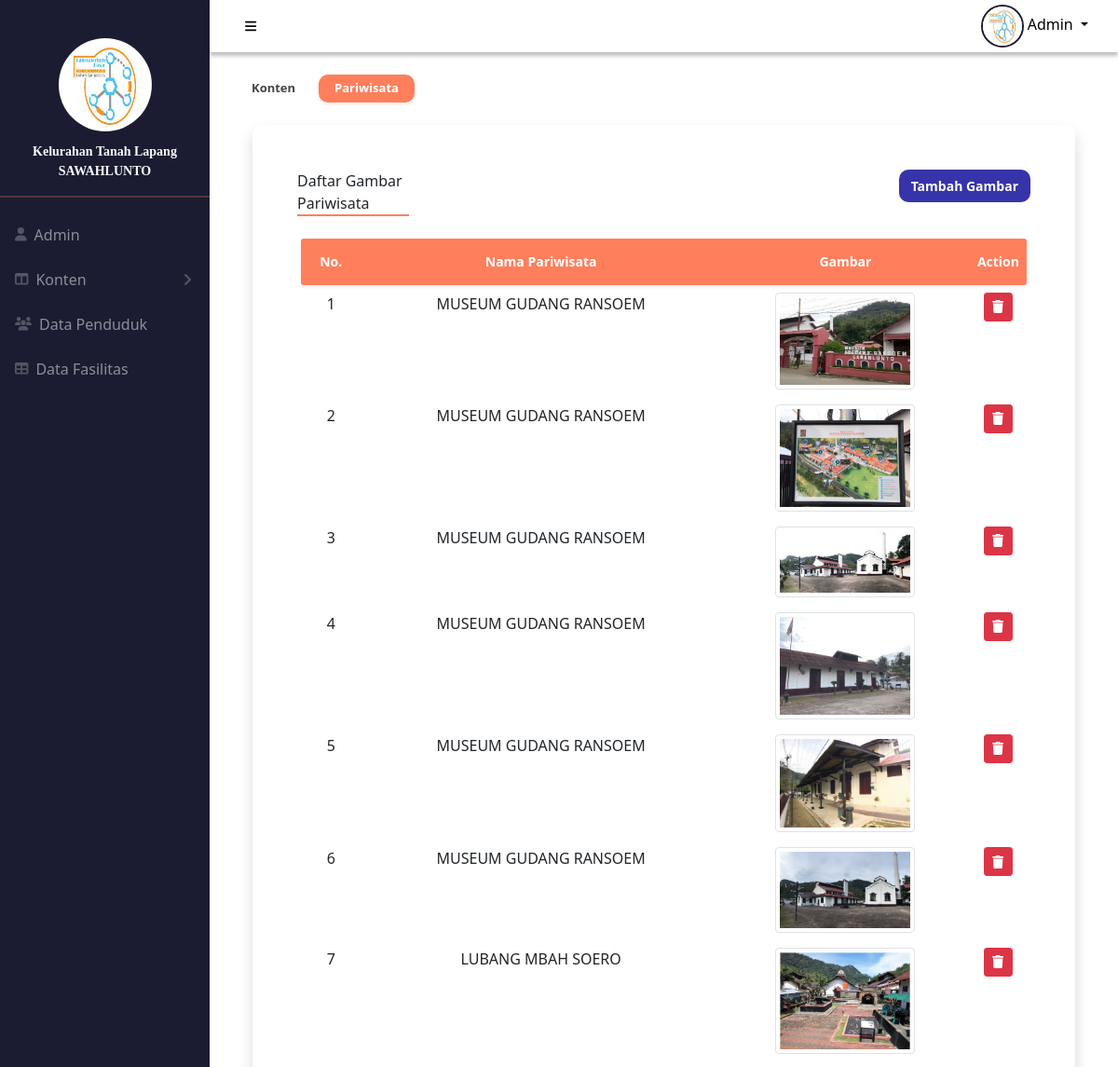
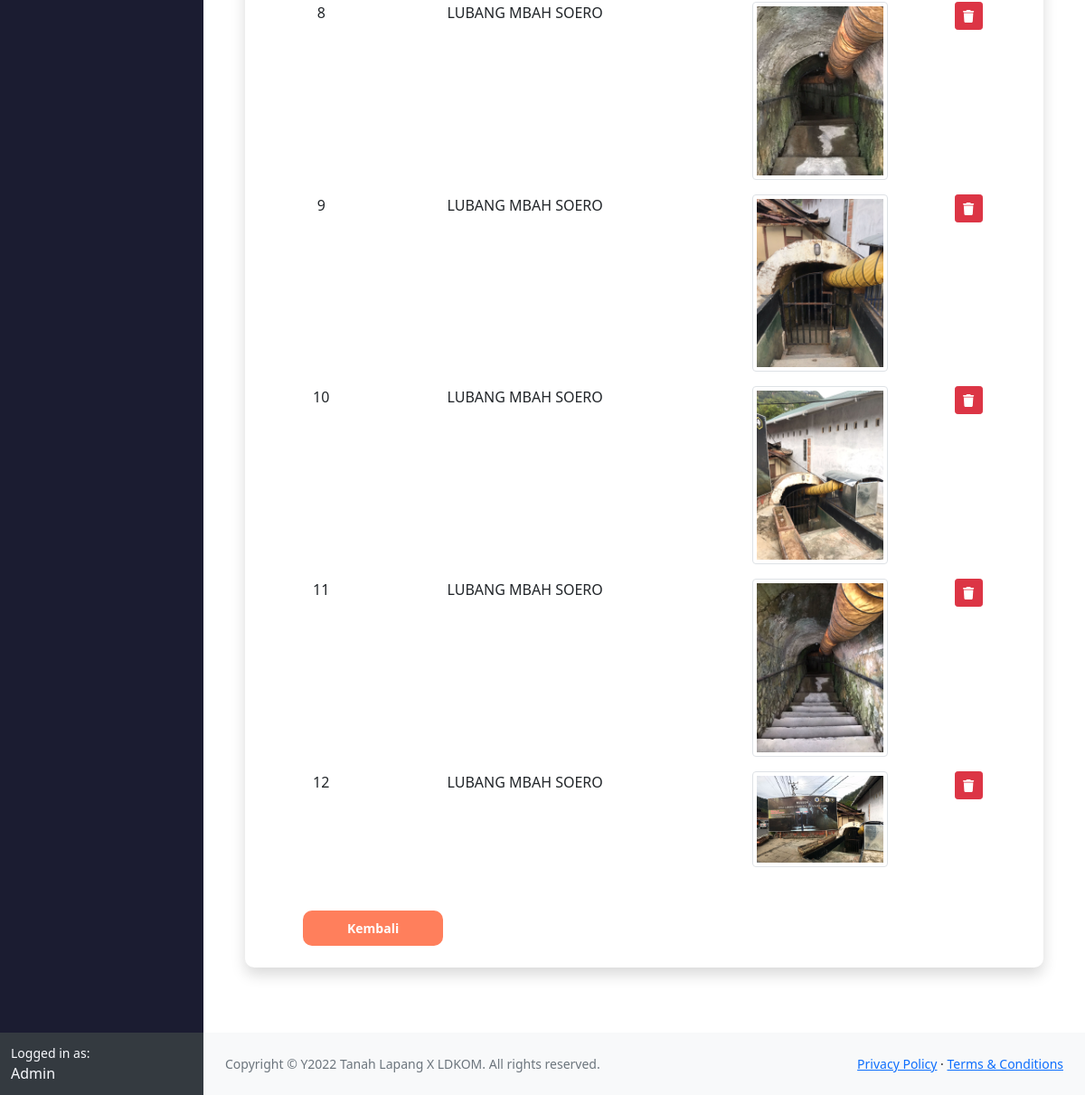
Screenshot of /main.php?p=pariwisata.index_gambar (signed in) with the database file from the repository (2 pictures, top to bottom).
### tables this page shows
CREATE TABLE `user` (
  `id` int(100) NOT NULL,
  `uname` varchar(1000) NOT NULL,
  `pass` varchar(1000) NOT NULL,
  `role` varchar(1000) NOT NULL,
  `nama` varchar(1000) NOT NULL,
  `nip` int(100) NOT NULL,
  `jabatan` varchar(1000) NOT NULL,
  `nohp` varchar(1000) DEFAULT NULL,
  `alamat` varchar(1000) DEFAULT NULL,
  `foto` varchar(1000) DEFAULT NULL
);

CREATE TABLE `pariwisata_gambar` (
  `id_gambar` int(11) NOT NULL,
  `id_pariwisata` int(11) NOT NULL,
  `gambar` varchar(1000) NOT NULL,
  `image_createtime` datetime NOT NULL
);

CREATE TABLE `pariwisata` (
  `id` int(11) NOT NULL,
  `nama_wisata` varchar(500) NOT NULL,
  `tempat` varchar(1000) NOT NULL,
  `keterangan` text NOT NULL
);

### process/pariwisata/index_gambar.php (the view, shortened to what this page needs)
<div class="container">
  <div class="content p-4">
    <nav aria-label="breadcrumb">
      <ol class="breadcrumb">
        <li class="me-3">
          <a href="#" class="btn btn-sm" style="font-weight: bold; font-size: 13px; color: #404444">
            Konten
          </a>
        </li>
        <li class="active" aria-current="page">
          <a href="?p=pariwisata.index" class="btn btn-sm shadow-sm px-3" style="background-color: #ff7f5c; color: #fff; font-weight: bold; font-size: 13px;border-radius: 10px;">
            Pariwisata
          </a>
        </li>
      </ol>
    </nav>
    <div class="row mt-4" style="margin-left: 10px; margin-right: 10px">
    <div class="card shadow mb-5" style="box-shadow: 10px; border-radius: 10px; border: none">
      <div class="row mx-4 mt-5">
        <div class="col-6">
          <div class="title ps-0" style="border-bottom: 2px solid #ff7f5c; width: 120px">
          Daftar Gambar Pariwisata
          </div>
        </div>
        <div class="col-6">
          <a href="?p=pariwisata.add_gambar" class="btn float-end" style="background-color: #3734a9; color: #fff; font-size: 14px; font-weight: bold; border-radius: 10px;">
            Tambah Gambar
          </a>
        </div>
      </div>
      <div class="row mt-4" style="margin-left: 40px; margin-right: 40px">
        <table id="datatablesSimple" class="table table-borderless" style="border: transparent">
          <thead style="background-color: #ff7f5c; color: #fff; font-size: 14px;height: 50px;" class="shadow-sm align-middle">
            <tr>
              <th scope="col" style="border-radius: 3px 0 0 3px"> No.</th>
              <th scope="col">Nama Pariwisata</th>
              <th scope="col">Gambar</th>
              <th scope="col" style="border-radius: 0 3px 3px 0"> Action</th>
            </tr>
          </thead>
          <tbody>
          <?php
            $no = 1;
            $sql = "SELECT * FROM pariwisata_gambar INNER JOIN pariwisata
            ON pariwisata_gambar.id_pariwisata = pariwisata.id ORDER BY id_pariwisata DESC";
            $pariwisata = $conn->query($sql);
            while($data = $pariwisata -> fetch_assoc()){
          ?>
            <tr>
              <td><?php echo $no++?></td>
              <td><?php echo $data['nama_wisata']?></td>
              <td>
                  <img src="assets/img/pariwisata/<?php echo $data['gambar']; ?>" class="img-thumbnail" width="150">
              </td>
              <td>
                  <form action="?p=pariwisata.action" id="defaultForm" method="post" enctype="multipart/form-data">
                    <button class="btn btn-sm btn-danger" type="submit" name="delete_gambar" onclick="return confirm('Anda yakin akan menghapus data pariwisata ini?')"><i class="fa fa-trash"></i></button>
                  </form>
              </td>
            </tr>
          <?php } ?>
          </tbody>
        </table>
        <div class="my-4">
            <a style="background-color: #ff7f5c; color: #fff; font-size: 14px; font-weight: bold; border-radius: 10px; float:left" href="?p=pariwisata.index" class="btn px-5 py-2 float-start" role="button">Kembali</a>
          </div>
      </div>
    </div>
  </div>
</div>

### main.php (shortened to what this page needs)
<?php
    require_once ('connect.php');
    $id= $_SESSION['id'];
    $sql = "SELECT * FROM user WHERE id = '$id' LIMIT 1";
    $res = $conn->query($sql);
    $data = $res->fetch_assoc();
?>
<!DOCTYPE html>
<html lang="en">
  <head>
        <link href="https://cdn.jsdelivr.net/npm/simple-datatables@latest/dist/style.css" rel="stylesheet" />
        <link href="css/styles.css" rel="stylesheet" />
        <link href="assets/font-awesome/css/font-awesome.min.css" rel="stylesheet" type="text/css">
    </head>
  <body class="sb-sidenav-collapse-arrow">
    <div id="layoutSidenav">
      <div id="layoutSidenav_nav">
        <nav
          class="sb-sidenav accordion sb-sidenav-dark"
          id="sidenavAccordion"
          style="color: #fafbff"
        >
          <div class="sb-sidenav-menu" style="background-color: #1b1c31">
            <div class="nav">
              <img class="avasidebar" src="assets/img/admin/<?php echo $data['foto']; ?>" alt="Foto Profil" />
              <div
                class="small"
                style="
                  margin: auto;
                  font-weight: bolder;
                  padding-top: 5%;
                  font-family: Manrope;
                "
              >
                Kelurahan Tanah Lapang
              </div>
              <div
                class="small"
                style="margin: auto; font-weight: bolder; font-family: Manrope"
              >
                SAWAHLUNTO
              </div>
              <hr style="border: 1px solid #ff7f5c" />
              <a class="nav-link" href="?p=user.index">
                <div class="sb-nav-link-icon">
                  <i class="fa fa-user"></i>
                </div>
                Admin
              </a>
              <a
                class="nav-link collapsed"
                href="#"
                data-bs-toggle="collapse"
                data-bs-target="#collapseLayouts"
                aria-expanded="false"
                aria-controls="collapseLayouts"
              >
                <div class="sb-nav-link-icon">
                  <i class="fa fa-columns"></i>
                </div>
                Konten
                <div class="sb-sidenav-collapse-arrow">
                  <i class="fa fa-angle-down"></i>
                </div>
              </a>
              <a class="nav-link" href="?p=penduduk.index">
                <div class="sb-nav-link-icon">
                  <i class="fa fa-users"></i>
                </div>
                Data Penduduk
              </a>
              <a class="nav-link" href="?p=fasilitas.index">
                <div class="sb-nav-link-icon"><i class="fa fa-table"></i></div>
                Data Fasilitas
              </a>
            </div>
          </div>
          <div class="sb-sidenav-footer">
            <div class="small">Logged in as:</div>
            Admin
          </div>
        </nav>
      </div>
      <div id="layoutSidenav_content">
        <nav class="sb-topnav navbar navbar-expand">
          <button
            class="btn btn-link btn-sm order-1 order-lg-0 me-4 me-lg-0 text-black"
            id="sidebarToggle"
            href="#!"
            style="margin: 3%"
          >
            <i class="fa fa-bars"></i>
          </button>
          <ul class="navbar-nav ms-auto ms-md-0 me-3 me-lg-4">
            <li class="nav-item dropdown">
              <a
                class="nav-link dropdown-toggle text-black"
                id="navbarDropdown"
                href="#"
                role="button"
                data-bs-toggle="dropdown"
                aria-expanded="false"
              >
                <img class="avapp" src="assets/img/admin/<?php echo $data['foto']; ?>"/>
                Admin
              </a>
            </li>
          </ul>
        </nav>
        <main>
          <?php
                if ($_SESSION['role'] === 'admin')
                {
                    if( isset($_GET['p']) && strlen($_GET['p']) > 0 )
                    {
                        $p = str_replace(".","/",$_GET['p']).".php";
                    } else {
                        $p = "home.php";
                    } if( file_exists("process/".$p) )
                    {
                        include("process/".$p);
                    } else {
                        include("process/home.php");
                    }
                 }
            ?>
        </main>
        <footer class="py-4 bg-light mt-auto">
          <div class="container-fluid px-4">
            <div
              class="d-flex align-items-center justify-content-between small"
            >
              <div class="text-muted">
                Copyright &copy Y2022 Tanah Lapang X LDKOM. All rights reserved.
              </div>
              <div>
                <a href="#">Privacy Policy</a>
                &middot;
                <a href="#">Terms &amp; Conditions</a>
              </div>
            </div>
          </div>
        </footer>
      </div>
    </div>
  </body>
</html>

### process/pariwisata/index_gambar.php (style rules this page uses)
tr td:last-child { width: 1%; white-space: nowrap; }
th { text-align: center; }

### rows the page displays
user: foto (picture)
pariwisata_gambar: id_pariwisata.nama_wisata "MUSEUM GUDANG RANSOEM", gambar (picture)
pariwisata_gambar: id_pariwisata.nama_wisata "MUSEUM GUDANG RANSOEM", gambar (picture)
pariwisata_gambar: id_pariwisata.nama_wisata "MUSEUM GUDANG RANSOEM", gambar (picture)
pariwisata_gambar: id_pariwisata.nama_wisata "MUSEUM GUDANG RANSOEM", gambar (picture)
pariwisata_gambar: id_pariwisata.nama_wisata "MUSEUM GUDANG RANSOEM", gambar (picture)
pariwisata_gambar: id_pariwisata.nama_wisata "MUSEUM GUDANG RANSOEM", gambar (picture)
pariwisata_gambar: id_pariwisata.nama_wisata "LUBANG MBAH SOERO", gambar (picture)
pariwisata_gambar: id_pariwisata.nama_wisata "LUBANG MBAH SOERO", gambar (picture)
pariwisata_gambar: id_pariwisata.nama_wisata "LUBANG MBAH SOERO", gambar (picture)
pariwisata_gambar: id_pariwisata.nama_wisata "LUBANG MBAH SOERO", gambar (picture)
pariwisata_gambar: id_pariwisata.nama_wisata "LUBANG MBAH SOERO", gambar (picture)
pariwisata_gambar: id_pariwisata.nama_wisata "LUBANG MBAH SOERO", gambar (picture)
